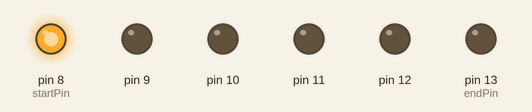
The sketch below on a simulated Arduino Uno, built with avr-gcc and run on an emulated ATmega328P. On the bench: output pins drawn as LEDs (lit = HIGH).

Above: at 0.05 s.
At 0.75 s:
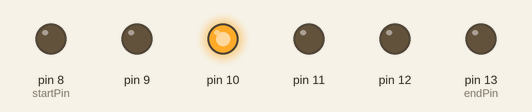
At 1.45 s:
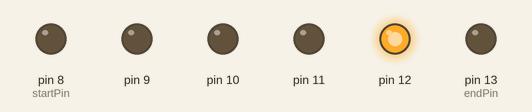
At 2.15 s:
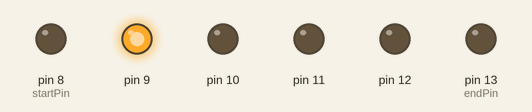
At 2.85 s:
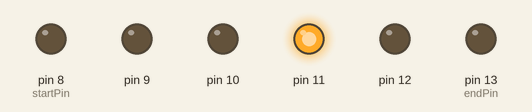
Timing chart, 0 to 3.1 s (numbered marks = the images above):
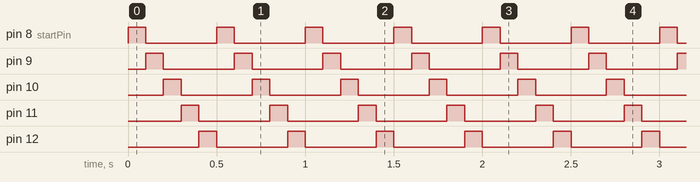

The sketch:

marquee.ino
```cpp
const byte startPin = 8;
const byte endPin = 13;
byte lightPin = startPin;
void setup() {
  for(byte i = startPin;i <= endPin;i++){
    pinMode(i,OUTPUT);
  }
}

void loop() {
    for(byte i = startPin;i <= endPin;i++){
      digitalWrite(i,LOW);
    }
    digitalWrite(lightPin,HIGH);
    if (lightPin < endPin){
      lightPin ++;
    }else{
      lightPin == startPin;
    }
    delay(100);
    if (lightPin==endPin){
      lightPin = startPin;
    }
}
```

Measured:
- by itself, pin 8 (startPin), pin 9–12: alternates HIGH for 0.10 s and LOW for 0.40 s
